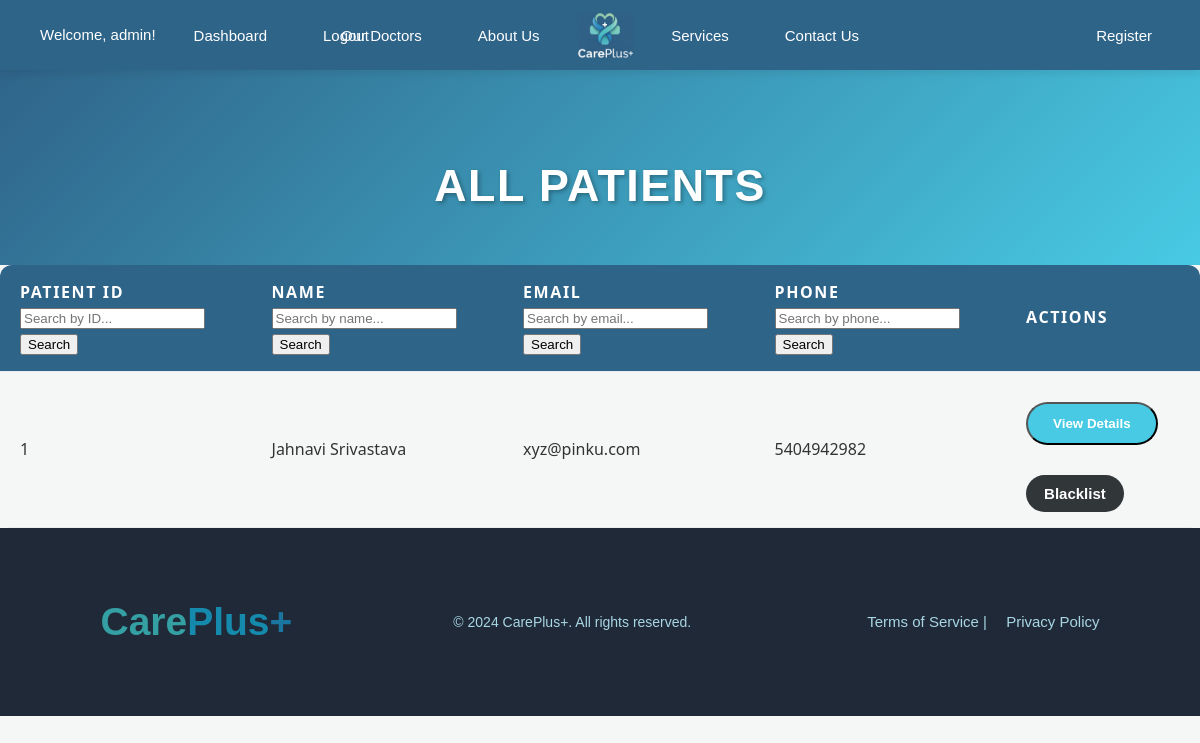
Page /admin-patient (signed in) on the committed database.
### app/models.py (models this page shows)
class Patient(UserMixin, db.Model):
    id = db.Column(db.Integer, primary_key=True)
    name = db.Column(db.String(150), nullable=False)
    email = db.Column(db.String(150), unique=True)
    phone = db.Column(db.String(20), nullable=False)
    age = db.Column(db.Integer)
    gender = db.Column(db.String(10))
    dob = db.Column(db.Date)
    address = db.Column(db.Text)
    blood_group = db.Column(db.String(5))
    emergency_contact_name = db.Column(db.String(150))
    emergency_contact_phone = db.Column(db.String(20))
    added_on = db.Column(db.DateTime, default=datetime.utcnow)
    password = db.Column(db.String(150), nullable=False)
    history = db.relationship('PatientHistory', backref='patient', cascade='all, delete-orphan', passive_deletes=True)
    appointments = db.relationship('Appointment', backref='patient', cascade='all, delete-orphan', passive_deletes=True)

### app/routes.py (the view)
    @app.route('/admin-patient')
    def admin_patient():
        if 'admin_id' not in session:
            return redirect(url_for('admin_login'))
        search_id = request.args.get('search_id', '')
        search_name = request.args.get('search_name', '')
        search_email = request.args.get('search_email', '')
        search_phone = request.args.get('search_phone', '')
        patients_query = Patient.query
        if search_id:
            patients_query = patients_query.filter(Patient.id == search_id)
        if search_name:
            patients_query = patients_query.filter(Patient.name.ilike(f'%{search_name}%'))
        if search_email:
            patients_query = patients_query.filter(Patient.email.ilike(f'%{search_email}%'))
        if search_phone:
            patients_query = patients_query.filter(Patient.phone.ilike(f'%{search_phone}%'))
        patients = patients_query.order_by(Patient.id).all()
        blacklist_emails = {b.email for b in blacklist.query.all()}
        return render_template('admin_patient.html', patients=patients, search_id=search_id, search_name=search_name, search_email=search_email, search_phone=search_phone, blacklist_emails=blacklist_emails)

### templates/admin_patient.html
{% extends "base.html" %}
{% block content %}
<div class="topic">
  <h1 style="text-align:center; margin-top:30px;">All Patients</h1>
</div>
<table class="table">
  <thead>
    <tr>
      <th>Patient ID
        <form method="get" action="{{ url_for('admin_patient') }}" class="table-search-form">
          <input type="text" name="search_id" placeholder="Search by ID..." value="{{ search_id }}">
          <button type="submit">Search</button>
        </form>
      </th>
      <th>Name
        <form method="get" action="{{ url_for('admin_patient') }}" class="table-search-form">
          <input type="text" name="search_name" placeholder="Search by name..." value="{{ search_name }}">
          <button type="submit">Search</button>
        </form>
      </th>
      <th>Email
        <form method="get" action="{{ url_for('admin_patient') }}" class="table-search-form">
          <input type="text" name="search_email" placeholder="Search by email..." value="{{ search_email }}">
          <button type="submit">Search</button>
        </form>
      </th>
      <th>Phone
        <form method="get" action="{{ url_for('admin_patient') }}" class="table-search-form">
          <input type="text" name="search_phone" placeholder="Search by phone..." value="{{ search_phone }}">
          <button type="submit">Search</button>
        </form>
      </th>
      <th>Actions</th>
    </tr>
  </thead>
  <tbody>
    {% for patient in patients %}
    <tr>
      <td>{{ patient.id }}</td>
      <td>{{ patient.name }}</td>
      <td>{{ patient.email }}</td>
      <td>{{ patient.phone }}</td>
      <td>
        <a href="{{ url_for('admin_view_patient', patient_id=patient.id) }}">
          <button class="view-button">View Details</button>
        </a>
        <form action="{{ url_for('blacklist_patient', patient_id=patient.id) }}"
              method="post" style="display:inline;">
          <button class="bl-t"
                  onclick="return confirm('WARNING: This will permanently delete ALL patient data including appointments, medical records, and history. The patient will be blacklisted. Continue?')">
              Blacklist
          </button>
        </form>
      </td>
    </tr>
    {% endfor %}
  </tbody>
</table>
{% endblock %}

### static/css/style.css (style rules this page uses)
body { font-family: 'Montserrat', sans-serif; margin: 0; padding: 0; background-color: #f4f7f6; color: #343a40; line-height: 1.6; }
.topic { background: linear-gradient(135deg, #2f6489 0%, #48cae4 100%); padding: 50px 0 35px 0; text-align: center; color: #ffffff; position: relative; overflow: hidden; }
.topic h1 { font-size: 2.8em; color: #ffffff; margin: 0 0 8px 0; font-weight: 900; letter-spacing: 1.5px; text-transform: uppercase; text-shadow: 2px 2px 4px rgba(0, 0, 0, 0.3); }
.view-button { display: inline-block; margin-top: 15px; margin-bottom: 30px; padding: 12px 25px; border-radius: 50px; background-color: #48cae4; color: #fff; text-decoration: none; font-weight: 600; transition: background-color 0.3s ease, transform 0.2s ease; }
.table { width: 100%; border-collapse: separate; border-spacing: 0; font-family: 'Segoe UI', Tahoma, Geneva, Verdana, sans-serif; font-size: 16px; border: none; border-radius: 12px; overflow: hidden; }
.table th, .table td { text-align: left; padding: 15px 20px; border-bottom: 1px solid #e9ecef; }
.table th { background-color: #2f6489; color: #ffffff; text-transform: uppercase; letter-spacing: 0.1em; font-weight: 600; }
.table td { color: #333333; }
.bl-t { padding: 10px 18px; border-radius: 50px; cursor: pointer; font-size: 15px; font-family: 'Montserrat', sans-serif; text-decoration: none; display: inline-block; transition: all 0.3s ease; font-weight: 600; border: none; color: #fff; background-color: #313639; }

### rows in the picture
Patient: id "1", name "Jahnavi Srivastava", email "xyz@pinku.com", phone "5404942982"

### other values in the picture
{{ session['admin_username'] }} "admin"
